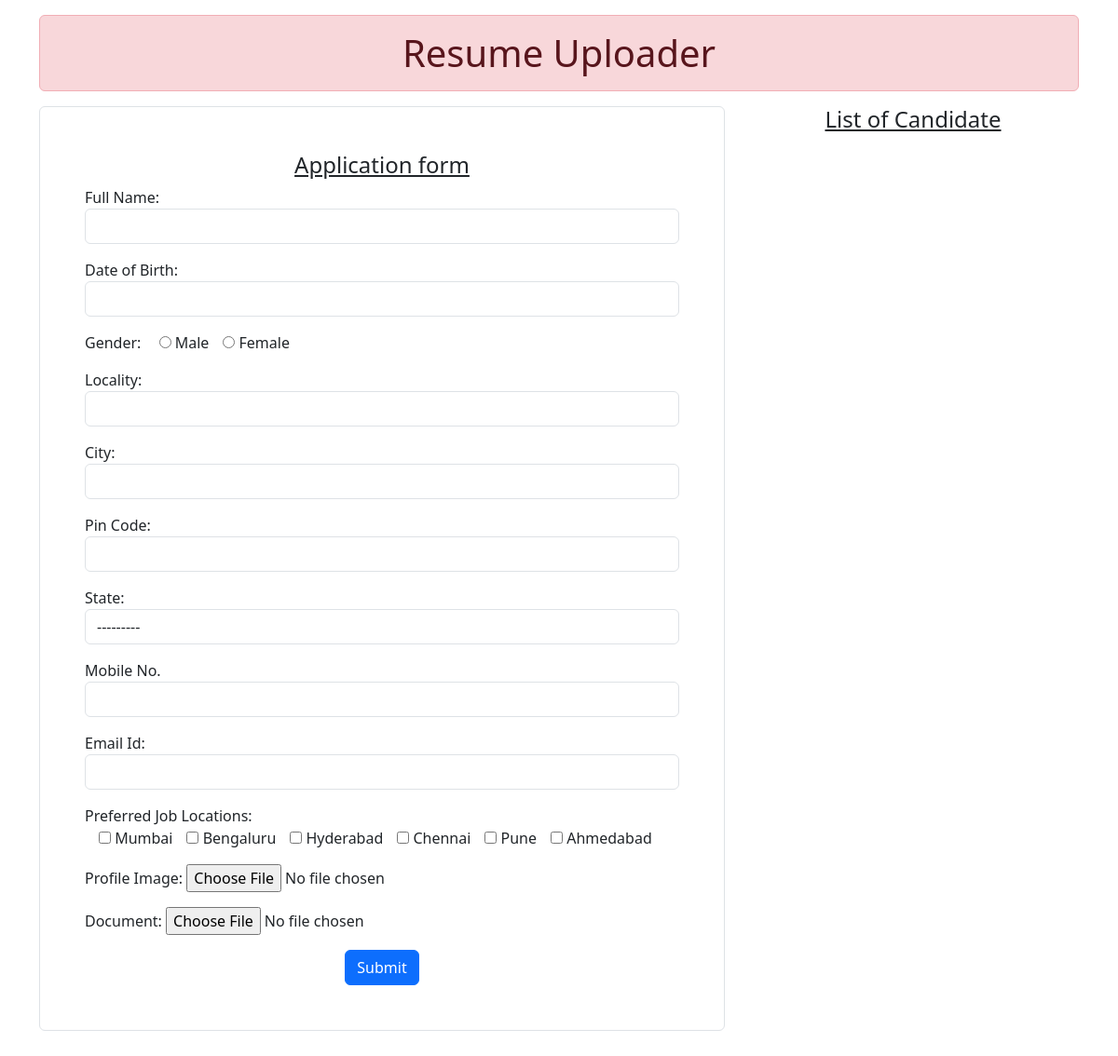
Before: / with the older database file.
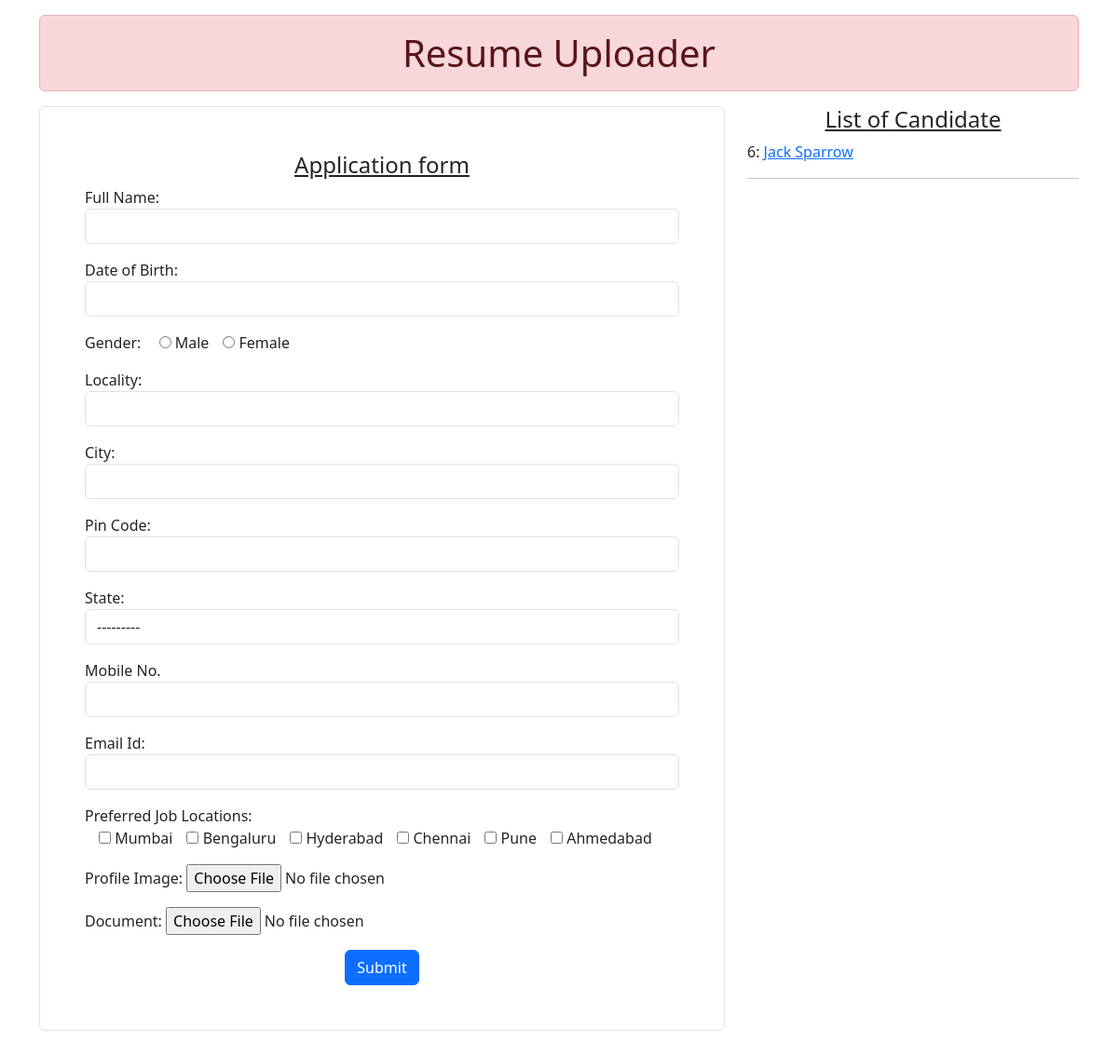
After: the same page with the newer database file.
### app/models.py (models this page shows)
class Resume(models.Model):
	name = models.CharField(max_length=50)
	dob = models.DateField(auto_now=False, auto_now_add=False)
	gender = models.CharField(max_length=15)
	locality = models.CharField(max_length=100)
	city = models.CharField(max_length=100)
	pin = models.PositiveIntegerField()
	state = models.CharField(choices=STATE_CHOICES, max_length=50)
	mobile = models.PositiveIntegerField()
	email = models.EmailField()
	job_city = models.CharField(max_length=100)
	profile_img = models.ImageField(upload_to='profile_images')
	file = models.FileField(upload_to='docs')

### app/views.py (the view, shortened to what this page needs)
# urls.py: path('', views.Home.as_view(), name='home'),
class Home(View):
	def get(self, request):
		form = ResumeForm()
		candidates = Resume.objects.all()
		return render(request, 'app/home.html', {'candidates':candidates,'form':form})

### app/forms.py
class ResumeForm(forms.ModelForm):
	gender = forms.ChoiceField(choices=GENDER_CHOICES, widget=forms.RadioSelect())
	job_city = forms.MultipleChoiceField(label='Preferred Job Locations', choices=CITY_CHOICES, widget=forms.CheckboxSelectMultiple)
	class Meta:
		model = Resume
		fields = '__all__'
		labels = {
			'name': 'Full Name',
			'dob': 'Date of Birth',
			'pin': 'Pin Code',
			'mobile': 'Mobile No.',
			'email': 'Email Id',
			'profile_img': 'Profile Image',
			'file': 'Document'
		}
		widgets = {
			'name': forms.TextInput(attrs={'class': 'form-control'}),
			'dob': forms.DateInput(attrs={'class': 'form-control', 'id': 'datepicker'}),
			'locality': forms.TextInput(attrs={'class': 'form-control'}),
			'city': forms.TextInput(attrs={'class': 'form-control'}),
			'pin': forms.NumberInput(attrs={'class': 'form-control'}),
			'state': forms.Select(attrs={'class': 'form-control'}),
			'mobile': forms.NumberInput(attrs={'class': 'form-control'}),
			'email': forms.EmailInput(attrs={'class': 'form-control'}),
		}

### app/templates/app/home.html (shortened to what this page needs)
{% extends 'app/base.html' %}
{% block content %}
	<div class="container mb-5">
		<h1 class="alert alert-danger text-center mt-3">Resume Uploader</h1>
		<div class="row">
			<div class="col-sm-8">
				<form class="border rounded p-5" action="" method="post" enctype="multipart/form-data" novalidate>
					<h4 class="text-center"><u>Application form</u></h4>
					{% for form in form %}
						<div class="form-group mb-3">
							{{form.label_tag}} {{form}} <small class="text-danger">{{form.errors | striptags}}</small>
						</div>
					{% endfor %}
					<div class="text-center">
						<input type="submit" value="Submit" class="btn btn-primary">
					</div>
				</form>
			</div>
			<div class="col-sm-4">
				<h4 class="text-center"><u>List of Candidate</u></h4>
				{% for candidate in candidates %}
					{{candidate.id}}: <a href="{% url 'candidate' candidate.id %}">{{candidate.name}}</a>
					<hr>
				{% endfor %}
			</div>
		</div>
	</div>
{% endblock content %}

### app/templates/app/base.html (shortened to what this page needs)
<!DOCTYPE html>
{% load static %}
<html lang="en">
<head>
	<link rel="stylesheet" href="{% static 'app/css/bootstrap.css' %}">
	<link rel="stylesheet" href="https://code.jquery.com/ui/1.13.3/themes/base/jquery-ui.css">
  	<link rel="stylesheet" href="/resources/demos/style.css">
	<link rel="stylesheet" href="{% static 'app/css/style.css' %}">
</head>
<body>
	{% block content %}
	{% endblock content %}
</body>
</html>

### app/static/app/css/style.css (style rules this page uses)
#id_gender, #id_job_city { display: inline-flex; }
#id_gender>div, #id_job_city>div { padding-left: 15px; }

Changed rows visible on the page:
added Resume: id "6", name "Jack Sparrow"
